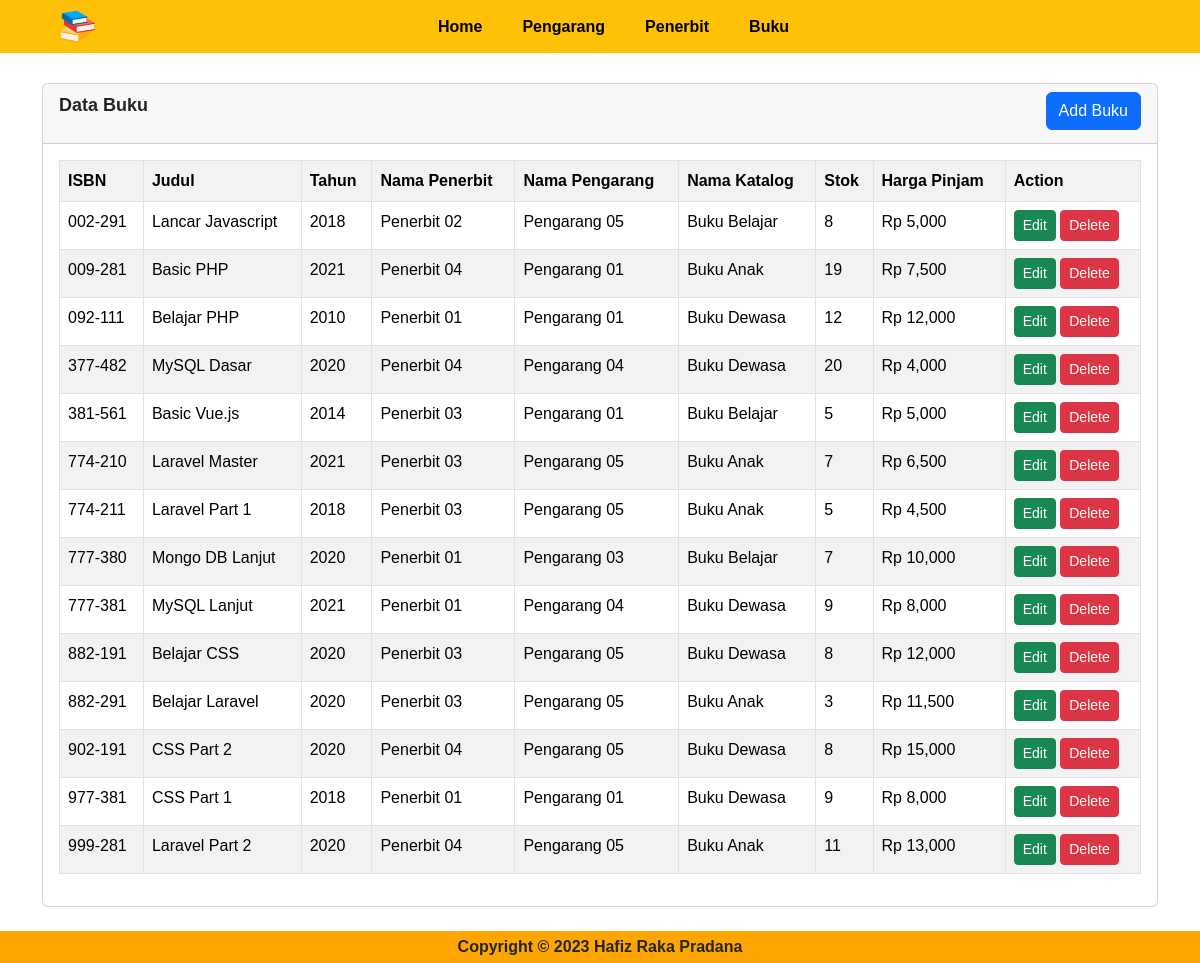
The app's page /buku.php with its own data.
### tables this page shows
CREATE TABLE `buku` (
  `isbn` varchar(25) NOT NULL,
  `judul` varchar(255) DEFAULT NULL,
  `tahun` int(11) DEFAULT NULL,
  `id_penerbit` varchar(8) DEFAULT NULL,
  `id_pengarang` varchar(8) DEFAULT NULL,
  `id_katalog` varchar(3) DEFAULT NULL,
  `qty_stok` int(11) DEFAULT 0,
  `harga_pinjam` int(11) NOT NULL
);

CREATE TABLE `penerbit` (
  `id_penerbit` varchar(8) NOT NULL,
  `nama_penerbit` varchar(255) DEFAULT NULL,
  `email` varchar(50) DEFAULT NULL,
  `telp` varchar(12) DEFAULT NULL,
  `alamat` varchar(255) DEFAULT NULL
);

CREATE TABLE `pengarang` (
  `id_pengarang` varchar(8) NOT NULL,
  `nama_pengarang` varchar(255) DEFAULT NULL,
  `email` varchar(50) DEFAULT NULL,
  `telp` varchar(12) DEFAULT NULL,
  `alamat` varchar(255) DEFAULT NULL
);

CREATE TABLE `katalog` (
  `id_katalog` varchar(3) NOT NULL,
  `nama` varchar(255) DEFAULT NULL
);

### buku.php (the view, shortened to what this page needs)
<!DOCTYPE html>
<html lang="en">
<head>
    <link href="https://cdn.jsdelivr.net/npm/bootstrap@5.3.2/dist/css/bootstrap.min.css" rel="stylesheet">
</head>
<body>
    <nav class="navbar navbar-expand-lg bg-warning p-1 px-5">
        <div class="container-fluid">
            <a class="navbar-brand" href="#">
                <img src="img/book.png" alt="book" width="35" height="35">
            </a>
            <div class="collapse navbar-collapse" id="navbarSupportedContent">
            <ul class="navbar-nav mx-auto">
                <li class="nav-item me-4">
                    <a class="nav-link fw-semibold active"aria-current="page"href="index.php">Home</a>
                </li>
                <li class="nav-item me-4">
                    <a class="nav-link fw-semibold active"aria-current="page"href="pengarang.php">Pengarang</a>
                </li>
                <li class="nav-item me-4">
                    <a class="nav-link fw-semibold active"aria-current="page"href="penerbit.php">Penerbit</a>
                </li>
                <li class="nav-item me-4">
                    <a class="nav-link fw-semibold active"aria-current="page"href="buku.php">Buku</a>
                </li>
            </ul>
            </div>
        </div>
    </nav>
    <?php
        require "connection.php";
        $result = mysqli_query($connection, "SELECT * FROM buku JOIN penerbit ON buku.id_penerbit = penerbit.id_penerbit JOIN pengarang ON buku.id_pengarang = pengarang.id_pengarang JOIN katalog ON buku.id_katalog = katalog.id_katalog;");
    ?>
    <div class="container mb-4">
        <div class="row">
            <div class="col-md-12 mx-auto">
                <div class="card">
                    <div class="card-header">
                        <p class ="fw-semibold" style="font-size:18px;" >Data Buku
                            <a href="add_data/add_buku.php" class="btn btn-primary float-end">Add Buku</a>
                        </p>
                    </div>
                    <div class="card-body">
                        <table class="table table-bordered table-striped">
                            <tr>
                                <th>ISBN</th>
                                <th>Judul</th>
                                <th>Tahun</th>
                                <th>Nama Penerbit</th>
                                <th>Nama Pengarang</th>
                                <th>Nama Katalog</th>
                                <th>Stok</th>
                                <th>Harga Pinjam</th>
                                <th>Action</th>
                            </tr>
                            <?php
                                while ($data = mysqli_fetch_array($result)) {
                            ?>
                                <tr>
                                    <td><?php echo $data['isbn'] ?></td>
                                    <td><?php echo $data['judul'];?></td>
                                    <td><?php echo $data['tahun'];?></td>
                                    <td><?php echo $data['nama_penerbit'];?></td>
                                    <td><?php echo $data['nama_pengarang'];?></td>
                                    <td><?php echo $data['nama'];?></td>
                                    <td><?php echo $data['qty_stok'];?></td>
                                    <td><?php echo "Rp ".number_format($data['harga_pinjam']); ?></td>
                                    <td>
                                        <a class="btn btn-success btn-sm" href="edit_data/edit_buku.php?isbn=<?php echo $data["isbn"]?>">Edit</a>
                                        <a class="btn btn-danger btn-sm" href="delete_data/delete_buku.php?isbn=<?php echo $data["isbn"]?>" role="button" onclick="return confirm('Apakah anda yakin untuk menghapus data ini?')">Delete</a>
                                    </td>
                                </tr>
                            <?php } ?>
                        </table>
                    </div>
                </div>
            </div>
        </div>
    </div>
    <footer>
        <div class="text-center text-dark p-1" style="background-color: orange;"><b>
            Copyright © 2023 Hafiz Raka Pradana<b>
        </div>
    </footer>
</body>
</html>

### buku.php (style rules this page uses)
body { font-family: Arial; }
nav { margin-bottom: 30px; }

### records on screen
buku: isbn "002-291", judul "Lancar Javascript", tahun "2018", id_penerbit.nama_penerbit "Penerbit 02", id_pengarang.nama_pengarang "Pengarang 05", id_katalog.nama "Buku Belajar", qty_stok "8", harga_pinjam "5,000"
buku: isbn "009-281", judul "Basic PHP", tahun "2021", id_penerbit.nama_penerbit "Penerbit 04", id_pengarang.nama_pengarang "Pengarang 01", id_katalog.nama "Buku Anak", qty_stok "19", harga_pinjam "7,500"
buku: isbn "092-111", judul "Belajar PHP", tahun "2010", id_penerbit.nama_penerbit "Penerbit 01", id_pengarang.nama_pengarang "Pengarang 01", id_katalog.nama "Buku Dewasa", qty_stok "12", harga_pinjam "12,000"
buku: isbn "377-482", judul "MySQL Dasar", tahun "2020", id_penerbit.nama_penerbit "Penerbit 04", id_pengarang.nama_pengarang "Pengarang 04", id_katalog.nama "Buku Dewasa", qty_stok "20", harga_pinjam "4,000"
buku: isbn "381-561", judul "Basic Vue.js", tahun "2014", id_penerbit.nama_penerbit "Penerbit 03", id_pengarang.nama_pengarang "Pengarang 01", id_katalog.nama "Buku Belajar", qty_stok "5", harga_pinjam "5,000"
buku: isbn "774-210", judul "Laravel Master", tahun "2021", id_penerbit.nama_penerbit "Penerbit 03", id_pengarang.nama_pengarang "Pengarang 05", id_katalog.nama "Buku Anak", qty_stok "7", harga_pinjam "6,500"
buku: isbn "774-211", judul "Laravel Part 1", tahun "2018", id_penerbit.nama_penerbit "Penerbit 03", id_pengarang.nama_pengarang "Pengarang 05", id_katalog.nama "Buku Anak", qty_stok "5", harga_pinjam "4,500"
buku: isbn "777-380", judul "Mongo DB Lanjut", tahun "2020", id_penerbit.nama_penerbit "Penerbit 01", id_pengarang.nama_pengarang "Pengarang 03", id_katalog.nama "Buku Belajar", qty_stok "7", harga_pinjam "10,000"
buku: isbn "777-381", judul "MySQL Lanjut", tahun "2021", id_penerbit.nama_penerbit "Penerbit 01", id_pengarang.nama_pengarang "Pengarang 04", id_katalog.nama "Buku Dewasa", qty_stok "9", harga_pinjam "8,000"
buku: isbn "882-191", judul "Belajar CSS", tahun "2020", id_penerbit.nama_penerbit "Penerbit 03", id_pengarang.nama_pengarang "Pengarang 05", id_katalog.nama "Buku Dewasa", qty_stok "8", harga_pinjam "12,000"
buku: isbn "882-291", judul "Belajar Laravel", tahun "2020", id_penerbit.nama_penerbit "Penerbit 03", id_pengarang.nama_pengarang "Pengarang 05", id_katalog.nama "Buku Anak", qty_stok "3", harga_pinjam "11,500"
buku: isbn "902-191", judul "CSS Part 2", tahun "2020", id_penerbit.nama_penerbit "Penerbit 04", id_pengarang.nama_pengarang "Pengarang 05", id_katalog.nama "Buku Dewasa", qty_stok "8", harga_pinjam "15,000"
buku: isbn "977-381", judul "CSS Part 1", tahun "2018", id_penerbit.nama_penerbit "Penerbit 01", id_pengarang.nama_pengarang "Pengarang 01", id_katalog.nama "Buku Dewasa", qty_stok "9", harga_pinjam "8,000"
buku: isbn "999-281", judul "Laravel Part 2", tahun "2020", id_penerbit.nama_penerbit "Penerbit 04", id_pengarang.nama_pengarang "Pengarang 05", id_katalog.nama "Buku Anak", qty_stok "11", harga_pinjam "13,000"
